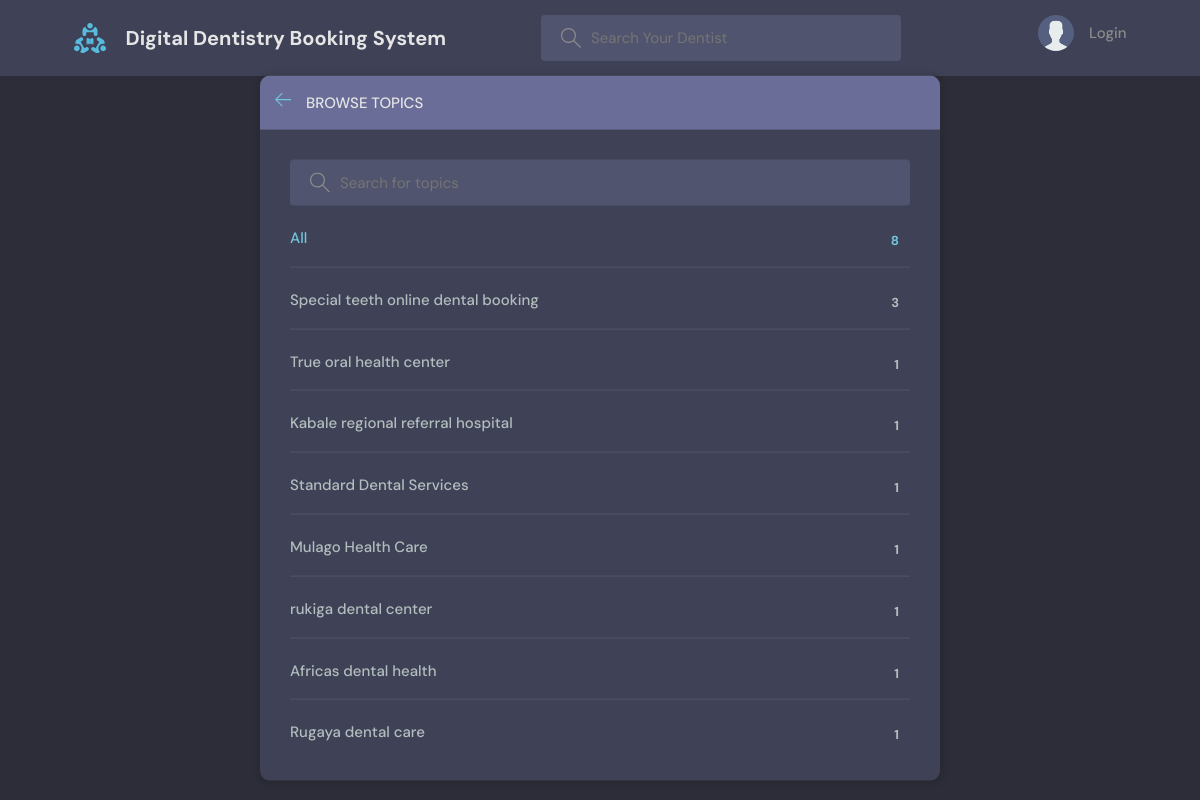
Page /topics/ on the committed database.
### base/models.py (models this page shows, shortened)
class Topic(models.Model):
    name = models.CharField(max_length=200)

### base/views.py (the view)
# urls.py: path('topics/', views.topicsPage, name="topics"),
def topicsPage(request):
    q = request.GET.get('q') if request.GET.get('q') != None else ''
    topics = Topic.objects.filter(name__icontains=q)
    return render(request, 'base/topics.html', {'topics': topics})

### base/templates/base/topics.html (shortened to what this page needs)
{% extends 'main.html' %}
{% block content %}
<main class="create-room layout">
  <div class="container">
    <div class="layout__box">
      <div class="layout__boxHeader">
        <div class="layout__boxTitle">
          <a href="{% url 'home' %}">
            <svg version="1.1" xmlns="http://www.w3.org/2000/svg" width="32" height="32" viewBox="0 0 32 32">
              <title>arrow-left</title>
              <path
                d="M13.723 2.286l-13.723 13.714 13.719 13.714 1.616-1.611-10.96-10.96h27.625v-2.286h-27.625l10.965-10.965-1.616-1.607z">
              </path>
            </svg>
          </a>
          <h3>Browse Topics</h3>
        </div>
      </div>
      <div class="topics-page layout__body">
        <form action="" method="GET" class="header__search">
          <label>
            <input name="q" placeholder="Search for topics" />
          </label>
        </form>
        <ul class="topics__list">
          <li>
            <a href="{% url 'topics' %}" class="active">All <span>{{topics.count}}</span></a>
          </li>
          {% for topic in topics %}
          <li>
            <a href="{% url 'home' %}?q={{topic.name}}">{{ topic.name }} <span>{{topic.room_set.all.count}}</span></a>
          </li>
          {% endfor %}
        </ul>
      </div>
    </div>
  </div>
</main>
{% endblock content %}

### static/styles/style.css (style rules this page uses)
:root { --color-main: #71c6dd; --color-main-light: #e1f6fb; --color-dark: #3f4156; --color-dark-medium: #51546e; --color-dark-light: #696d97; --color-light: #e5e5e5; --color-gray: #8b8b8b; --color-light-gray: #b2bdbd; --color-bg: #2d2d39; --color-success: #5dd693; --color-error: #fc4b0b; }
* { font-family: "DM Sans", -apple-system, BlinkMacSystemFont, "Segoe UI", Roboto, Oxygen, Ubuntu, Cantarell, "Open Sans", "Helvetica Neue", sans-serif; margin: 0; padding: 0; box-sizing: border-box; text-rendering: optimizeLegibility; font-size: inherit; }
html { font-size: 56.25%; }
@media only screen and (min-width: 1200px) { html { font-size: 62.5%; } }
body { line-height: 1.6; font-weight: 400; font-size: 1.5rem; color: var(--color-light-gray); background-color: var(--color-bg); min-height: 100vh; }
a { display: inline-block; color: var(--color-main); text-decoration: none; }
.container { max-width: 120rem; width: 90%; margin: auto; }
.header__search > label { background-color: var(--color-dark-medium); padding: 1.3rem 1rem; display: flex; align-items: center; gap: 1rem; border-radius: 4px; }
.header__search svg { fill: var(--color-gray); width: 2rem; height: 2rem; margin-left: 1rem; }
.header__search input { width: 30rem; background: transparent; border: none; outline: none; color: var(--color-light); }
.layout { margin-top: 2.4rem; }
.layout > .container { display: flex; justify-content: space-between; align-items: flex-start; }
.layout__box { width: 90%; max-width: 48rem; min-height: 40rem; position: absolute; top: 50%; left: 50%; transform: translate(-50%, -46%); background-color: var(--color-dark); border-radius: 1rem; box-shadow: 1px 1px 6px 3px rgba(0, 0, 0, 0.1); overflow: hidden; }
.layout__boxHeader { display: flex; padding: 1.5rem; background-color: var(--color-dark-light); }
.layout__boxTitle { display: flex; gap: 1.5rem; align-items: center; }
.layout__boxTitle h3 { text-transform: uppercase; font-weight: 500; color: var(--color-light); }
.layout__boxTitle svg { width: 1.6rem; height: 1.6rem; fill: var(--color-main); }
.layout__body { margin: 3rem; }
.topics__list { list-style: none; }
.topics__list li a { display: flex; justify-content: space-between; margin-bottom: 3rem; font-weight: 500; color: var(--color-light-gray); transition: all 0.3s ease-in-out; }
.topics__list li a.active, .topics__list li a:hover { color: var(--color-main); }
.topics__list li a span { padding: 0.5rem 1rem; background-color: var(--color-dark); border-radius: 3px; font-size: 1.3rem; font-weight: 700; letter-spacing: 1px; }
.topics-page .topics__list li:not(:last-child) a { margin: 2rem 0; padding-bottom: 1rem; text-decoration: none; border-bottom: 1px solid var(--color-dark-medium); }
.topics-page .header__search { display: block; }
.create-room.layout .layout__box { max-width: 68rem; }

### rows in the picture
Topic: name "Special teeth online dental booking", room_set.all.count "3"
Topic: name "True oral health center", room_set.all.count "1"
Topic: name "Kabale regional referral hospital", room_set.all.count "1"
Topic: name "Standard Dental Services", room_set.all.count "1"
Topic: name "Mulago Health Care", room_set.all.count "1"
Topic: name "rukiga dental center", room_set.all.count "1"
Topic: name "Africas dental health", room_set.all.count "1"
Topic: name "Rugaya dental care", room_set.all.count "1"

### other values in the picture
{{ topics.count }} "8"
